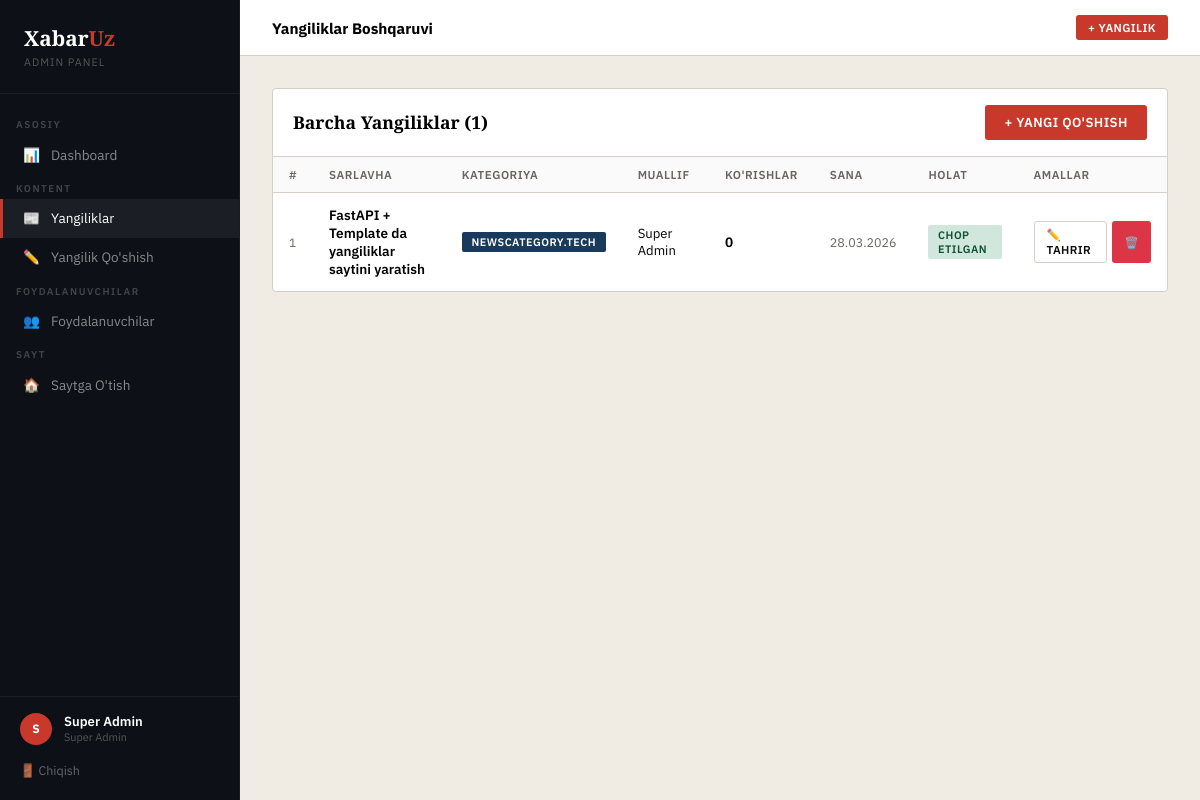
The page /admin/news (signed in) on the database its author committed.
### app/models.py (models this page shows)
class User(Base):
    __tablename__ = "users"
    id = Column(Integer, primary_key=True, index=True)
    full_name = Column(String(100), nullable=False)
    email = Column(String(100), unique=True, index=True, nullable=False)
    hashed_password = Column(String(255), nullable=False)
    role = Column(String(20), default=UserRole.user)
    status = Column(String(20), default=UserStatus.pending)
    created_at = Column(DateTime, default=datetime.utcnow)
    news = relationship("News", back_populates="author")

class News(Base):
    __tablename__ = "news"
    id = Column(Integer, primary_key=True, index=True)
    title = Column(String(200), nullable=False)
    slug = Column(String(220), unique=True, index=True)
    summary = Column(String(500))
    content = Column(Text, nullable=False)
    category = Column(String(50), default=NewsCategory.tech)
    image_url = Column(String(300), default="/static/images/default.jpg")
    is_published = Column(Boolean, default=True)
    views = Column(Integer, default=0)
    author_id = Column(Integer, ForeignKey("users.id"))
    created_at = Column(DateTime, default=datetime.utcnow)
    updated_at = Column(DateTime, default=datetime.utcnow, onupdate=datetime.utcnow)
    author = relationship("User", back_populates="news")

### app/routers/admin.py (the view)
@router.get("/news", response_class=HTMLResponse)
async def admin_news_list(request: Request, db: AsyncSession = Depends(get_db)):
    user = require_admin(request)
    result = await db.execute(
        select(News, User).join(User).order_by(News.created_at.desc())
    )
    news_list = result.all()
    return templates.TemplateResponse("admin/news_list.html", {
        "request": request,
        "news_list": news_list,
        "current_user": user
    })

### app/templates/admin/news_list.html (shortened to what this page needs)
{% extends "admin/base_admin.html" %}
{% block page_title %}Yangiliklar Boshqaruvi{% endblock %}
{% block content %}
<div class="admin-table-wrap">
    <div class="admin-table-header">
        <h3>Barcha Yangiliklar ({{ news_list|length }})</h3>
        <a href="/admin/news/create" class="btn btn-primary">+ Yangi Qo'shish</a>
    </div>
    {% if news_list %}
    <table>
        <thead>
            <tr>
                <th>#</th>
                <th>Sarlavha</th>
                <th>Kategoriya</th>
                <th>Muallif</th>
                <th>Ko'rishlar</th>
                <th>Sana</th>
                <th>Holat</th>
                <th>Amallar</th>
            </tr>
        </thead>
        <tbody>
            {% for news, author in news_list %}
            <tr>
                <td style="color:var(--muted); font-size:0.75rem;">{{ loop.index }}</td>
                <td>
                    <a href="/news/{{ news.slug }}" target="_blank" style="color:inherit; text-decoration:none; font-weight:600; font-size:0.85rem;">
                        {{ news.title[:50] }}{% if news.title|length > 50 %}...{% endif %}
                    </a>
                </td>
                <td><span class="badge badge-user">{{ news.category }}</span></td>
                <td style="font-size:0.82rem;">{{ author.full_name }}</td>
                <td>
                    <span style="font-weight:600;">{{ news.views }}</span>
                </td>
                <td style="font-size:0.78rem; color:var(--muted);">{{ news.created_at.strftime('%d.%m.%Y') }}</td>
                <td>
                    {% if news.is_published %}
                    <span class="badge badge-approved">Chop etilgan</span>
                    {% else %}
                    <span class="badge badge-pending">Qoralama</span>
                    {% endif %}
                </td>
                <td>
                    <div style="display:flex; gap:0.35rem;">
                        <a href="/admin/news/{{ news.id }}/edit" class="btn btn-outline btn-sm">✏️ Tahrir</a>
                        <a href="/admin/news/{{ news.id }}/delete" class="btn btn-danger btn-sm" onclick="return confirm('O\'chirishni tasdiqlaysizmi?')">🗑️</a>
                    </div>
                </td>
            </tr>
            {% endfor %}
        </tbody>
    </table>
    {% else %}
    <div style="padding:3rem; text-align:center; color:var(--muted);">
        <div style="font-size:3rem; margin-bottom:1rem;">📭</div>
        <p>Hali yangiliklar yo'q</p>
        <a href="/admin/news/create" class="btn btn-primary" style="margin-top:1rem; display:inline-flex;">+ Birinchi Yangilik</a>
    </div>
    {% endif %}
</div>
{% endblock %}

### app/templates/admin/base_admin.html (shortened to what this page needs)
<!DOCTYPE html>
<html lang="uz">
<head>
</head>
<body>
    <nav class="sidebar">
        <div class="sidebar-logo">
            <a href="/admin">Xabar<span>Uz</span></a>
            <p>Admin Panel</p>
        </div>
        <div class="sidebar-nav">
            <div class="nav-section">Asosiy</div>
            <a href="/admin" class="sidebar-link {{ 'active' if request.url.path == '/admin' }}">
                <span class="icon">📊</span> Dashboard
            </a>
            <div class="nav-section">Kontent</div>
            <a href="/admin/news" class="sidebar-link {{ 'active' if '/admin/news' in request.url.path and 'create' not in request.url.path }}">
                <span class="icon">📰</span> Yangiliklar
            </a>
            <a href="/admin/news/create" class="sidebar-link {{ 'active' if 'create' in request.url.path }}">
                <span class="icon">✏️</span> Yangilik Qo'shish
            </a>
            <div class="nav-section">Foydalanuvchilar</div>
            <a href="/admin/users" class="sidebar-link {{ 'active' if '/admin/users' in request.url.path }}">
                <span class="icon">👥</span> Foydalanuvchilar
            </a>
            <div class="nav-section">Sayt</div>
            <a href="/" class="sidebar-link">
                <span class="icon">🏠</span> Saytga O'tish
            </a>
        </div>
        <div class="sidebar-footer">
            <div class="admin-info">
                <div class="admin-avatar">{{ current_user.full_name[0] if current_user else 'A' }}</div>
                <div>
                    <div class="admin-name">{{ current_user.full_name if current_user else 'Admin' }}</div>
                    <div class="admin-role">Super Admin</div>
                </div>
            </div>
            <a href="/logout">🚪 Chiqish</a>
        </div>
    </nav>
    <div class="admin-main">
        <div class="admin-topbar">
            <span class="topbar-title">{% block page_title %}Dashboard{% endblock %}</span>
            <div class="topbar-right">
                <a href="/admin/news/create" class="btn btn-primary btn-sm">+ Yangilik</a>
            </div>
        </div>
        <div class="admin-content">
            {% block content %}{% endblock %}
        </div>
    </div>
</body>
</html>

### app/templates/admin/base_admin.html (style rules this page uses)
:root { --ink: #0d0d0d; --paper: #f5f0e8; --accent: #c8392b; --accent2: #1a3a5c; --muted: #6b6560; --border: #d4cfc7; --sidebar-w: 240px; --sidebar-bg: #0d1117; --sidebar-hover: rgba(255,255,255,0.06); }
* { margin: 0; padding: 0; box-sizing: border-box; }
body { font-family: 'IBM Plex Sans', sans-serif; background: #f0ece4; min-height: 100vh; display: flex; }
.sidebar { width: var(--sidebar-w); background: var(--sidebar-bg); position: fixed; top: 0; left: 0; bottom: 0; display: flex; flex-direction: column; border-right: 1px solid rgba(255,255,255,0.05); }
.sidebar-logo { padding: 1.5rem; border-bottom: 1px solid rgba(255,255,255,0.06); }
.sidebar-logo a { font-family: 'Playfair Display', serif; font-size: 1.3rem; font-weight: 900; color: white; text-decoration: none; }
.sidebar-logo a span { color: var(--accent); }
.sidebar-logo p { font-size: 0.68rem; color: #555; margin-top: 0.2rem; text-transform: uppercase; letter-spacing: 1px; }
.sidebar-nav { flex: 1; padding: 1rem 0; overflow-y: auto; }
.nav-section { padding: 0.5rem 1rem 0.25rem; font-size: 0.62rem; color: #444; text-transform: uppercase; letter-spacing: 1.5px; font-weight: 600; }
.sidebar-link { display: flex; align-items: center; gap: 0.75rem; padding: 0.65rem 1.25rem; color: #888; text-decoration: none; font-size: 0.85rem; transition: all 0.15s; border-left: 3px solid transparent; }
.sidebar-link.active { background: var(--sidebar-hover); color: white; border-left-color: var(--accent); }
.sidebar-link .icon { width: 16px; text-align: center; }
.sidebar-footer { padding: 1rem 1.25rem; border-top: 1px solid rgba(255,255,255,0.06); }
.admin-info { display: flex; align-items: center; gap: 0.75rem; margin-bottom: 0.75rem; }
.admin-avatar { width: 32px; height: 32px; border-radius: 50%; background: var(--accent); display: flex; align-items: center; justify-content: center; font-size: 0.75rem; font-weight: 700; color: white; flex-shrink: 0; }
.admin-name { font-size: 0.82rem; font-weight: 600; color: white; }
.admin-role { font-size: 0.68rem; color: #555; }
.sidebar-footer a { display: block; font-size: 0.78rem; color: #666; text-decoration: none; padding: 0.35rem 0; transition: color 0.15s; }
.admin-main { margin-left: var(--sidebar-w); flex: 1; display: flex; flex-direction: column; }
.admin-topbar { background: white; border-bottom: 1px solid var(--border); padding: 0 2rem; height: 56px; display: flex; align-items: center; gap: 1rem; position: sticky; top: 0; z-index: 10; }
.topbar-title { font-weight: 700; font-size: 0.95rem; }
.topbar-right { margin-left: auto; display: flex; gap: 0.75rem; align-items: center; }
.admin-content { padding: 2rem; flex: 1; }
.admin-table-wrap { background: white; border: 1px solid var(--border); border-radius: 4px; overflow: hidden; }
.admin-table-header { padding: 1rem 1.25rem; border-bottom: 1px solid var(--border); display: flex; align-items: center; justify-content: space-between; }
.admin-table-header h3 { font-family: 'Playfair Display', serif; font-size: 1.1rem; font-weight: 700; }
table { width: 100%; border-collapse: collapse; }
th { background: #fafafa; padding: 0.65rem 1rem; text-align: left; font-size: 0.72rem; font-weight: 600; text-transform: uppercase; letter-spacing: 0.5px; color: var(--muted); border-bottom: 1px solid var(--border); }
td { padding: 0.8rem 1rem; font-size: 0.85rem; border-bottom: 1px solid var(--border); }
tr:last-child td { border-bottom: none; }
.btn { display: inline-flex; align-items: center; gap: 0.4rem; padding: 0.55rem 1.2rem; border-radius: 3px; font-size: 0.82rem; font-weight: 600; text-transform: uppercase; letter-spacing: 0.4px; cursor: pointer; text-decoration: none; border: none; transition: all 0.2s; }
.btn-primary { background: var(--accent); color: white; }
.btn-danger { background: #dc3545; color: white; }
.btn-outline { background: transparent; color: var(--ink); border: 1px solid var(--border); }
.btn-sm { padding: 0.3rem 0.75rem; font-size: 0.72rem; }
.badge { display: inline-block; padding: 0.2rem 0.6rem; border-radius: 2px; font-size: 0.68rem; font-weight: 600; text-transform: uppercase; letter-spacing: 0.5px; }
.badge-approved { background: #d1e7dd; color: #0f5132; }
.badge-user { background: var(--accent2); color: white; }

### rows shown on the page
User: full_name "Super Admin"
News: title "FastAPI + Template da yangiliklar saytini yaratish", category "NEWSCATEGORY.TECH", full_name "Super Admin", views "0", created_at "28.03.2026", is_published "CHOP ETILGAN"

### other values the page prints
{{ current_user.full_name[0] if current_user else 'A' }} "S"
{{ news_list|length }} "1"
